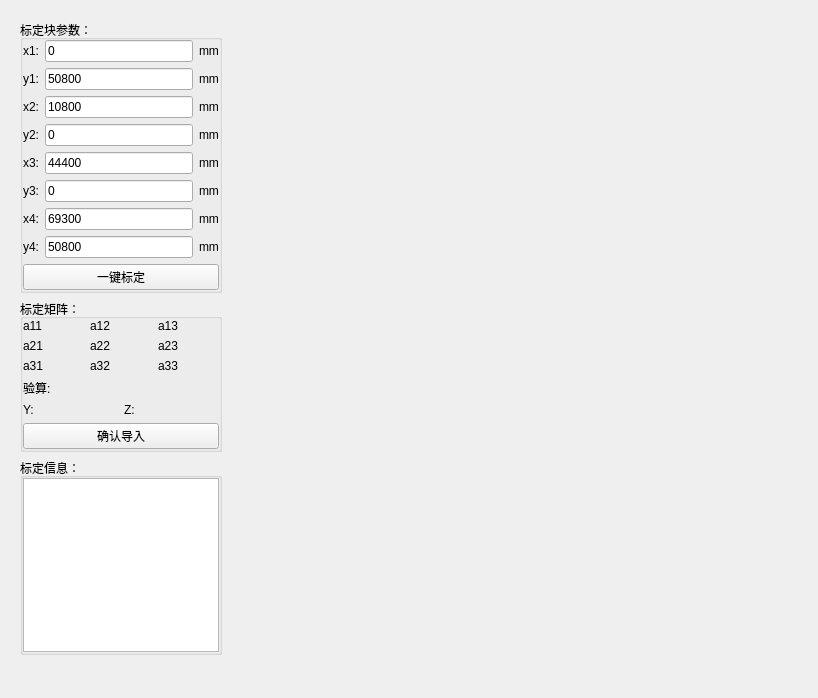
<?xml version="1.0" encoding="UTF-8"?>
<ui version="4.0">
 <class>cambuilddlg</class>
 <widget class="QDialog" name="cambuilddlg">
  <property name="geometry">
   <rect>
    <x>0</x>
    <y>0</y>
    <width>818</width>
    <height>698</height>
   </rect>
  </property>
  <property name="minimumSize">
   <size>
    <width>781</width>
    <height>681</height>
   </size>
  </property>
  <property name="windowTitle">
   <string>Dialog</string>
  </property>
  <layout class="QFormLayout" name="formLayout">
   <item row="0" column="0">
    <widget class="QWidget" name="widget_2" native="true">
     <property name="maximumSize">
      <size>
       <width>220</width>
       <height>16777215</height>
      </size>
     </property>
     <layout class="QVBoxLayout" name="verticalLayout_3">
      <item>
       <widget class="QGroupBox" name="groupBox">
        <property name="autoFillBackground">
         <bool>true</bool>
        </property>
        <property name="title">
         <string>标定块参数：</string>
        </property>
        <layout class="QGridLayout" name="gridLayout_4">
         <property name="leftMargin">
          <number>0</number>
         </property>
         <property name="topMargin">
          <number>0</number>
         </property>
         <property name="rightMargin">
          <number>0</number>
         </property>
         <property name="bottomMargin">
          <number>0</number>
         </property>
         <item row="0" column="0">
          <layout class="QVBoxLayout" name="verticalLayout">
           <item>
            <layout class="QHBoxLayout" name="horizontalLayout">
             <item>
              <widget class="QLabel" name="label">
               <property name="text">
                <string>x1:</string>
               </property>
              </widget>
             </item>
             <item>
              <widget class="QLineEdit" name="x1_Edit">
               <property name="focusPolicy">
                <enum>Qt::ClickFocus</enum>
               </property>
               <property name="text">
                <string>0</string>
               </property>
              </widget>
             </item>
             <item>
              <widget class="QLabel" name="label_14">
               <property name="text">
                <string>mm</string>
               </property>
              </widget>
             </item>
            </layout>
           </item>
           <item>
            <layout class="QHBoxLayout" name="horizontalLayout_2">
             <item>
              <widget class="QLabel" name="label_2">
               <property name="text">
                <string>y1:</string>
               </property>
              </widget>
             </item>
             <item>
              <widget class="QLineEdit" name="y1_Edit">
               <property name="enabled">
                <bool>true</bool>
               </property>
               <property name="focusPolicy">
                <enum>Qt::ClickFocus</enum>
               </property>
               <property name="text">
                <string>50800</string>
               </property>
               <property name="readOnly">
                <bool>false</bool>
               </property>
              </widget>
             </item>
             <item>
              <widget class="QLabel" name="label_15">
               <property name="text">
                <string>mm</string>
               </property>
              </widget>
             </item>
            </layout>
           </item>
           <item>
            <layout class="QHBoxLayout" name="horizontalLayout_3">
             <item>
              <widget class="QLabel" name="label_3">
               <property name="text">
                <string>x2:</string>
               </property>
              </widget>
             </item>
             <item>
              <widget class="QLineEdit" name="x2_Edit">
               <property name="focusPolicy">
                <enum>Qt::ClickFocus</enum>
               </property>
               <property name="text">
                <string>10800</string>
               </property>
              </widget>
             </item>
             <item>
              <widget class="QLabel" name="label_16">
               <property name="text">
                <string>mm</string>
               </property>
              </widget>
             </item>
            </layout>
           </item>
           <item>
            <layout class="QHBoxLayout" name="horizontalLayout_4">
             <item>
              <widget class="QLabel" name="label_4">
               <property name="text">
                <string>y2:</string>
               </property>
              </widget>
             </item>
             <item>
              <widget class="QLineEdit" name="y2_Edit">
               <property name="focusPolicy">
                <enum>Qt::ClickFocus</enum>
               </property>
               <property name="text">
                <string>0</string>
               </property>
              </widget>
             </item>
             <item>
              <widget class="QLabel" name="label_17">
               <property name="text">
                <string>mm</string>
               </property>
              </widget>
             </item>
            </layout>
           </item>
           <item>
            <layout class="QHBoxLayout" name="horizontalLayout_5">
             <item>
              <widget class="QLabel" name="label_5">
               <property name="text">
                <string>x3:</string>
               </property>
              </widget>
             </item>
             <item>
              <widget class="QLineEdit" name="x3_Edit">
               <property name="focusPolicy">
                <enum>Qt::ClickFocus</enum>
               </property>
               <property name="text">
                <string>44400</string>
               </property>
              </widget>
             </item>
             <item>
              <widget class="QLabel" name="label_18">
               <property name="text">
                <string>mm</string>
               </property>
              </widget>
             </item>
            </layout>
           </item>
           <item>
            <layout class="QHBoxLayout" name="horizontalLayout_6">
             <item>
              <widget class="QLabel" name="label_6">
               <property name="text">
                <string>y3:</string>
               </property>
              </widget>
             </item>
             <item>
              <widget class="QLineEdit" name="y3_Edit">
               <property name="focusPolicy">
                <enum>Qt::ClickFocus</enum>
               </property>
               <property name="text">
                <string>0</string>
               </property>
              </widget>
             </item>
             <item>
              <widget class="QLabel" name="label_19">
               <property name="text">
                <string>mm</string>
               </property>
              </widget>
             </item>
            </layout>
           </item>
           <item>
            <layout class="QHBoxLayout" name="horizontalLayout_7">
             <item>
              <widget class="QLabel" name="label_7">
               <property name="text">
                <string>x4:</string>
               </property>
              </widget>
             </item>
             <item>
              <widget class="QLineEdit" name="x4_Edit">
               <property name="focusPolicy">
                <enum>Qt::ClickFocus</enum>
               </property>
               <property name="text">
                <string>69300</string>
               </property>
              </widget>
             </item>
             <item>
              <widget class="QLabel" name="label_20">
               <property name="text">
                <string>mm</string>
               </property>
              </widget>
             </item>
            </layout>
           </item>
           <item>
            <layout class="QHBoxLayout" name="horizontalLayout_8">
             <item>
              <widget class="QLabel" name="label_8">
               <property name="text">
                <string>y4:</string>
               </property>
              </widget>
             </item>
             <item>
              <widget class="QLineEdit" name="y4_Edit">
               <property name="focusPolicy">
                <enum>Qt::ClickFocus</enum>
               </property>
               <property name="text">
                <string>50800</string>
               </property>
              </widget>
             </item>
             <item>
              <widget class="QLabel" name="label_21">
               <property name="text">
                <string>mm</string>
               </property>
              </widget>
             </item>
            </layout>
           </item>
           <item>
            <widget class="QPushButton" name="cambuildBtn">
             <property name="focusPolicy">
              <enum>Qt::NoFocus</enum>
             </property>
             <property name="text">
              <string>一键标定</string>
             </property>
            </widget>
           </item>
          </layout>
         </item>
        </layout>
       </widget>
      </item>
      <item>
       <widget class="QGroupBox" name="groupBox_2">
        <property name="autoFillBackground">
         <bool>true</bool>
        </property>
        <property name="title">
         <string>标定矩阵：</string>
        </property>
        <layout class="QVBoxLayout" name="verticalLayout_2">
         <property name="leftMargin">
          <number>0</number>
         </property>
         <property name="topMargin">
          <number>0</number>
         </property>
         <property name="rightMargin">
          <number>0</number>
         </property>
         <property name="bottomMargin">
          <number>0</number>
         </property>
         <item>
          <layout class="QGridLayout" name="gridLayout">
           <item row="0" column="0">
            <widget class="QLabel" name="a11_label">
             <property name="text">
              <string>a11</string>
             </property>
            </widget>
           </item>
           <item row="0" column="1">
            <widget class="QLabel" name="a12_label">
             <property name="text">
              <string>a12</string>
             </property>
            </widget>
           </item>
           <item row="0" column="2">
            <widget class="QLabel" name="a13_label">
             <property name="text">
              <string>a13</string>
             </property>
            </widget>
           </item>
           <item row="1" column="0">
            <widget class="QLabel" name="a21_label">
             <property name="text">
              <string>a21</string>
             </property>
            </widget>
           </item>
           <item row="1" column="1">
            <widget class="QLabel" name="a22_label">
             <property name="text">
              <string>a22</string>
             </property>
            </widget>
           </item>
           <item row="1" column="2">
            <widget class="QLabel" name="a23_label">
             <property name="text">
              <string>a23</string>
             </property>
            </widget>
           </item>
           <item row="2" column="0">
            <widget class="QLabel" name="a31_label">
             <property name="text">
              <string>a31</string>
             </property>
            </widget>
           </item>
           <item row="2" column="1">
            <widget class="QLabel" name="a32_label">
             <property name="text">
              <string>a32</string>
             </property>
            </widget>
           </item>
           <item row="2" column="2">
            <widget class="QLabel" name="a33_label">
             <property name="text">
              <string>a33</string>
             </property>
            </widget>
           </item>
          </layout>
         </item>
         <item>
          <widget class="QLabel" name="label_11">
           <property name="text">
            <string>验算:</string>
           </property>
          </widget>
         </item>
         <item>
          <layout class="QHBoxLayout" name="horizontalLayout_9" stretch="1,2,1,2">
           <item>
            <widget class="QLabel" name="label_12">
             <property name="text">
              <string>Y:</string>
             </property>
            </widget>
           </item>
           <item>
            <widget class="QLabel" name="posY_label">
             <property name="text">
              <string/>
             </property>
            </widget>
           </item>
           <item>
            <widget class="QLabel" name="label_13">
             <property name="text">
              <string>Z:</string>
             </property>
            </widget>
           </item>
           <item>
            <widget class="QLabel" name="posZ_label">
             <property name="text">
              <string/>
             </property>
            </widget>
           </item>
          </layout>
         </item>
         <item>
          <widget class="QPushButton" name="confimbuildBtn">
           <property name="focusPolicy">
            <enum>Qt::NoFocus</enum>
           </property>
           <property name="text">
            <string>确认导入</string>
           </property>
          </widget>
         </item>
        </layout>
       </widget>
      </item>
      <item>
       <widget class="QGroupBox" name="groupBox_3">
        <property name="autoFillBackground">
         <bool>true</bool>
        </property>
        <property name="title">
         <string>标定信息：</string>
        </property>
        <layout class="QGridLayout" name="gridLayout_2">
         <property name="leftMargin">
          <number>0</number>
         </property>
         <property name="topMargin">
          <number>0</number>
         </property>
         <property name="rightMargin">
          <number>0</number>
         </property>
         <property name="bottomMargin">
          <number>0</number>
         </property>
         <property name="spacing">
          <number>0</number>
         </property>
         <item row="0" column="0">
          <widget class="QTextBrowser" name="record"/>
         </item>
        </layout>
       </widget>
      </item>
      <item>
       <spacer name="verticalSpacer">
        <property name="orientation">
         <enum>Qt::Vertical</enum>
        </property>
        <property name="sizeHint" stdset="0">
         <size>
          <width>20</width>
          <height>40</height>
         </size>
        </property>
       </spacer>
      </item>
     </layout>
    </widget>
   </item>
   <item row="0" column="1">
    <widget class="PictureBox" name="widget" native="true"/>
   </item>
  </layout>
 </widget>
 <customwidgets>
  <customwidget>
   <class>PictureBox</class>
   <extends>QWidget</extends>
   <header location="global">PictureBox.h</header>
   <container>1</container>
  </customwidget>
 </customwidgets>
 <resources/>
 <connections/>
</ui>
